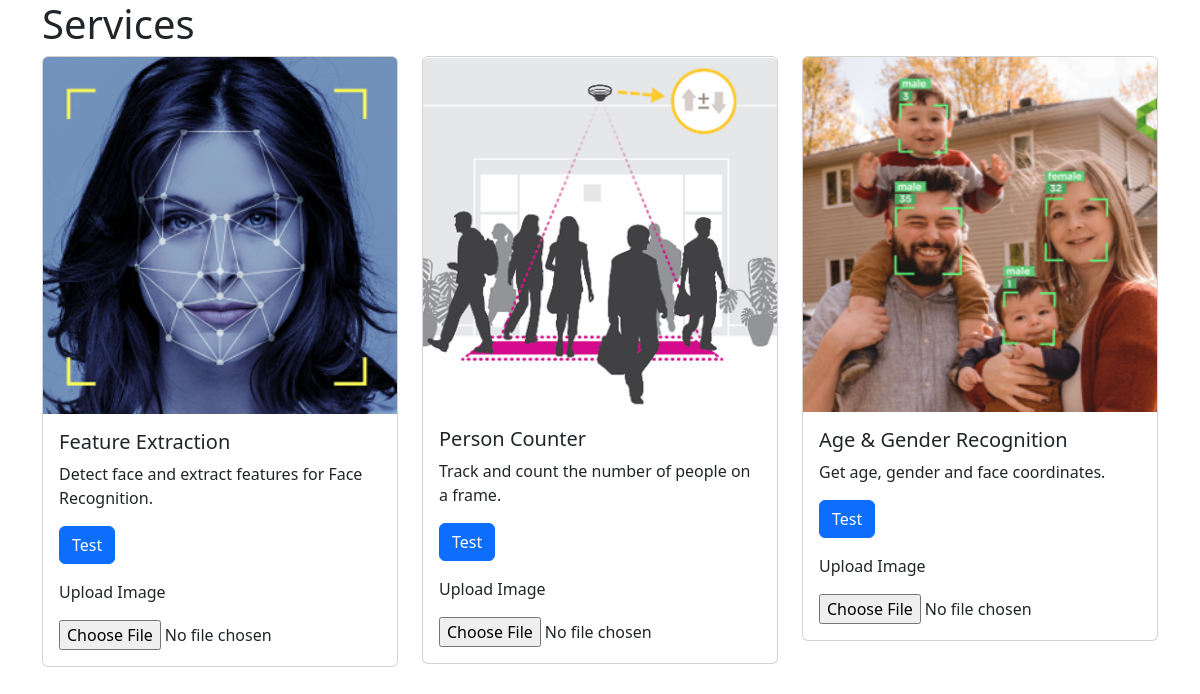
/projects/, run on the app's committed database.
### projects/models.py (models this page shows)
class Project(models.Model):
    title = models.CharField(max_length=100)
    description = models.TextField()
    technology = models.CharField(max_length=20)
    image = models.FileField(upload_to="project_images/", blank=True)
    csv = models.FileField(upload_to="documents/", blank=True)

### projects/views.py (the view)
# urls.py: path("", views.project_index, name="project_index"),
def project_index(request):
    projects = Project.objects.all()
    context = {
        "projects": projects
    }
    if request.method == 'POST' and request.FILES['myfile']:
            myfile = request.FILES['myfile']
            fs = FileSystemStorage()
            filename = fs.save(myfile.name, myfile)
    return render(request, "projects/project_index.html", context)

### projects/templates/projects/project_index.html (shortened to what this page needs)
{% extends "base.html" %}
{% block page_content %}
<h1>Services</h1>
<div class="row">
{% for project in projects %}
    <div class="col-md-4">
        <div class="card mb-2">
            {% if project.image %}
                <img class="card-img-top" src="{{ project.image.url }}">
            {% endif %}
            <div class="card-body">
                <h5 class="card-title">{{ project.title }}</h5>
                <p class="card-text">{{ project.description }}</p>
                <a href="{% url 'home' %}"
                   class="btn btn-primary">
                    Test
                </a>
                {% block content %}
                <form method="post" enctype="multipart/form-data">
                  <p> Upload Image</p>
                  <input type="file" name="myfile">
                </form>
                {% endblock %}
            </div>
        </div>
    </div>
    {% endfor %}
</div>
{% endblock %}

### templates/base.html (shortened to what this page needs)
<!DOCTYPE html>
<html lang="en">
<head>
    <link
        href="https://cdn.jsdelivr.net/npm/bootstrap@5.3.1/dist/css/bootstrap.min.css"
        rel="stylesheet"
    >
</head>
<body class="container">
{% block page_content %}{% endblock page_content %}
</body>
</html>

### data on the page
Project: image (picture), title "Feature Extraction", description "Detect face and extract features for Face Recognition."
Project: image (picture), title "Person Counter", description "Track and count the number of people on a frame."
Project: image (picture), title "Age & Gender Recognition", description "Get age, gender and face coordinates."
